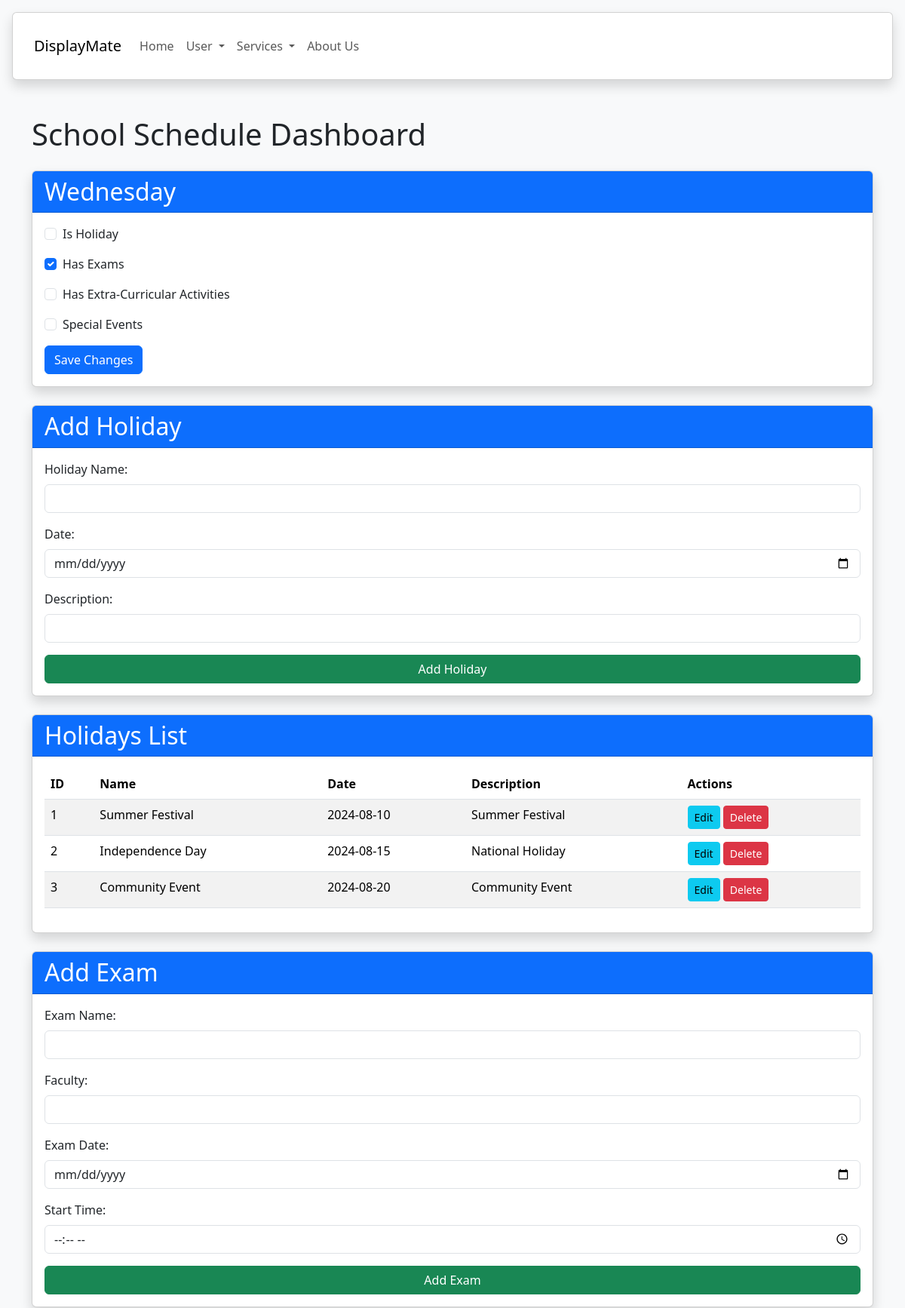
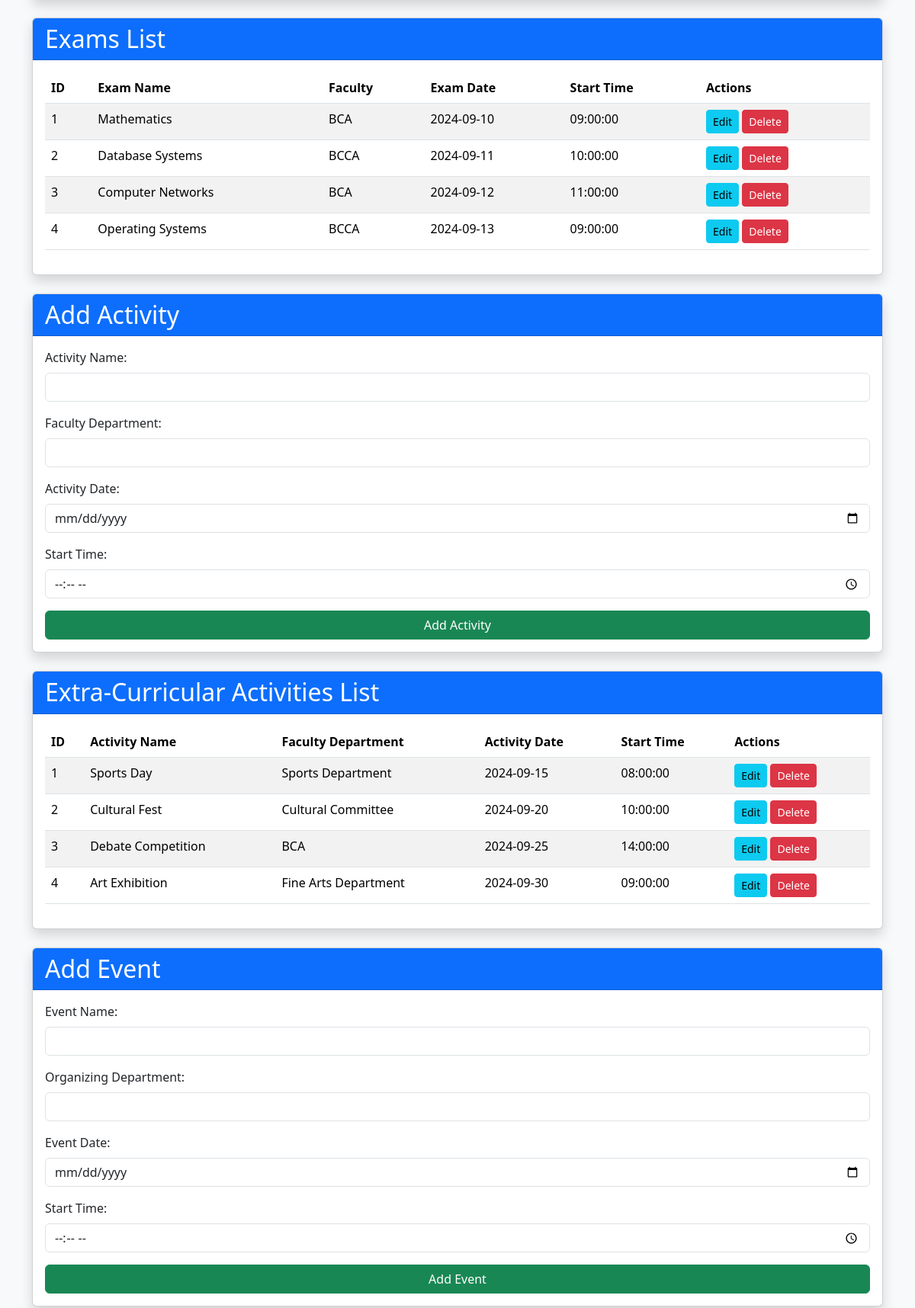
/dashboard.php (signed in, upper part), run on the app's committed database (2 pictures, top to bottom).
### tables this page shows
CREATE TABLE `holiday` (
  `id` int(11) NOT NULL,
  `date` date NOT NULL,
  `description` varchar(255) NOT NULL,
  `name` varchar(255) NOT NULL
);

CREATE TABLE `exams` (
  `id` int(11) NOT NULL,
  `exam_name` varchar(255) NOT NULL,
  `faculty` varchar(255) NOT NULL,
  `exam_date` date NOT NULL,
  `start_time` time NOT NULL
);

CREATE TABLE `extra_curricular` (
  `id` int(11) NOT NULL,
  `activity_name` varchar(255) NOT NULL,
  `faculty_department` varchar(255) NOT NULL,
  `activity_date` date NOT NULL,
  `start_time` time NOT NULL
);

### dashboard.php (the view, shortened to what the rows shown need)
<?php
require 'config.php';
require 'functions.php';
$current_day = date('l');
$holidays = fetchRecords($pdo, 'holiday');
$exams = fetchRecords($pdo, 'exams');
$activities = fetchRecords($pdo, 'extra_curricular');
$editHoliday = null;
$editExam = null;
$editActivity = null;
$editEvent = null;
?>
<!DOCTYPE html>
<html lang="en">
<head>
    <link rel="stylesheet" href="vendor/twbs/bootstrap/dist/css/bootstrap.min.css">
    <link rel="stylesheet" href="vendor/twbs/bootstrap-icons/font/bootstrap-icons.css">
</head>
<body class="bg-light">
    <div class="container mt-5">
        <h1 class="mb-4">School Schedule Dashboard</h1>
        <div class="card mb-4 shadow">
            <div class="card-header bg-primary text-white">
                <h2 class="mb-0"><?= htmlspecialchars($current_day) ?></h2>
            </div>
        </div>
        <div class="card mb-4 shadow">
            <div class="card-header bg-primary text-white">
                <h2 class="mb-0"><?= $editHoliday ? 'Edit Holiday' : 'Add Holiday' ?></h2>
            </div>
        </div>
        <div class="card mb-4 shadow">
            <div class="card-header bg-primary text-white">
                <h2 class="mb-0">Holidays List</h2>
            </div>
            <div class="card-body">
                <table class="table table-striped table-hover rounded">
                    <thead>
                        <tr>
                            <th>ID</th>
                            <th>Name</th>
                            <th>Date</th>
                            <th>Description</th>
                            <th>Actions</th>
                        </tr>
                    </thead>
                    <tbody>
                        <?php foreach ($holidays as $row): ?>
                            <tr>
                                <td><?= htmlspecialchars($row['id']) ?></td>
                                <td><?= htmlspecialchars($row['name']) ?></td>
                                <td><?= htmlspecialchars($row['date']) ?></td>
                                <td><?= htmlspecialchars($row['description']) ?></td>
                                <td>
                                    <a href="edit.php?table=holiday&id=<?= htmlspecialchars($row['id']) ?>"
                                        class="btn btn-info btn-sm">Edit</a>
                                    <form action="" method="post" style="display:inline;">
                                        <button type="submit" class="btn btn-danger btn-sm"
                                            onclick="return confirm('Are you sure you want to delete this holiday?')">
                                            Delete
                                        </button>
                                    </form>
                                </td>
                            </tr>
                        <?php endforeach; ?>
                    </tbody>
                </table>
            </div>
        </div>
        <div class="card mb-4 shadow">
            <div class="card-header bg-primary text-white">
                <h2 class="mb-0"><?= $editExam ? 'Edit Exam' : 'Add Exam' ?></h2>
            </div>
        </div>
        <div class="card mb-4 shadow">
            <div class="card-header bg-primary text-white">
                <h2 class="mb-0">Exams List</h2>
            </div>
            <div class="card-body">
                <table class="table table-striped table-hover rounded">
                    <thead>
                        <tr>
                            <th>ID</th>
                            <th>Exam Name</th>
                            <th>Faculty</th>
                            <th>Exam Date</th>
                            <th>Start Time</th>
                            <th>Actions</th>
                        </tr>
                    </thead>
                    <tbody>
                        <?php foreach ($exams as $row): ?>
                            <tr>
                                <td><?= htmlspecialchars($row['id']) ?></td>
                                <td><?= htmlspecialchars($row['exam_name']) ?></td>
                                <td><?= htmlspecialchars($row['faculty']) ?></td>
                                <td><?= htmlspecialchars($row['exam_date']) ?></td>
                                <td><?= htmlspecialchars($row['start_time']) ?></td>
                                <td>
                                    <a href="edit.php?table=exams&id=<?= htmlspecialchars($row['id']) ?>"
                                        class="btn btn-info btn-sm">Edit</a>
                                    <form action="" method="post" style="display:inline;">
                                        <button type="submit" class="btn btn-danger btn-sm"
                                            onclick="return confirm('Are you sure you want to delete this exam?')">
                                            Delete
                                        </button>
                                    </form>
                                </td>
                            </tr>
                        <?php endforeach; ?>
                    </tbody>
                </table>
            </div>
        </div>
        <div class="card mb-4 shadow">
            <div class="card-header bg-primary text-white">
                <h2 class="mb-0"><?= $editActivity ? 'Edit Activity' : 'Add Activity' ?></h2>
            </div>
        </div>
        <div class="card mb-4 shadow">
            <div class="card-header bg-primary text-white">
                <h2 class="mb-0">Extra-Curricular Activities List</h2>
            </div>
            <div class="card-body">
                <table class="table table-striped table-hover rounded">
                    <thead>
                        <tr>
                            <th>ID</th>
                            <th>Activity Name</th>
                            <th>Faculty Department</th>
                            <th>Activity Date</th>
                            <th>Start Time</th>
                            <th>Actions</th>
                        </tr>
                    </thead>
                    <tbody>
                        <?php foreach ($activities as $row): ?>
                            <tr>
                                <td><?= htmlspecialchars($row['id']) ?></td>
                                <td><?= htmlspecialchars($row['activity_name']) ?></td>
                                <td><?= htmlspecialchars($row['faculty_department']) ?></td>
                                <td><?= htmlspecialchars($row['activity_date']) ?></td>
                                <td><?= htmlspecialchars($row['start_time']) ?></td>
                                <td>
                                    <a href="edit.php?table=extra_curricular&id=<?= htmlspecialchars($row['id']) ?>"
                                        class="btn btn-info btn-sm">Edit</a>
                                    <form action="" method="post" style="display:inline;">
                                        <button type="submit" class="btn btn-danger btn-sm"
                                            onclick="return confirm('Are you sure you want to delete this activity?')">
                                            Delete
                                        </button>
                                    </form>
                                </td>
                            </tr>
                        <?php endforeach; ?>
                    </tbody>
                </table>
            </div>
        </div>
        <div class="card mb-4 shadow">
            <div class="card-header bg-primary text-white">
                <h2 class="mb-0"><?= $editEvent ? 'Edit Event' : 'Add Event' ?></h2>
            </div>
        </div>
    </div>
</body>
</html>

### data on the page
holiday: id "1", name "Summer Festival", date "2024-08-10", description "Summer Festival"
holiday: id "2", name "Independence Day", date "2024-08-15", description "National Holiday"
holiday: id "3", name "Community Event", date "2024-08-20", description "Community Event"
exams: id "1", exam_name "Mathematics", faculty "BCA", exam_date "2024-09-10", start_time "09:00:00"
exams: id "2", exam_name "Database Systems", faculty "BCCA", exam_date "2024-09-11", start_time "10:00:00"
exams: id "3", exam_name "Computer Networks", faculty "BCA", exam_date "2024-09-12", start_time "11:00:00"
exams: id "4", exam_name "Operating Systems", faculty "BCCA", exam_date "2024-09-13", start_time "09:00:00"
extra_curricular: id "1", activity_name "Sports Day", faculty_department "Sports Department", activity_date "2024-09-15", start_time "08:00:00"
extra_curricular: id "2", activity_name "Cultural Fest", faculty_department "Cultural Committee", activity_date "2024-09-20", start_time "10:00:00"
extra_curricular: id "3", activity_name "Debate Competition", faculty_department "BCA", activity_date "2024-09-25", start_time "14:00:00"
extra_curricular: id "4", activity_name "Art Exhibition", faculty_department "Fine Arts Department", activity_date "2024-09-30", start_time "09:00:00"

### other printed values
$item['label'] "Home"
$item['label'] "User"
$item['label'] "Services"
$item['label'] "About Us"
